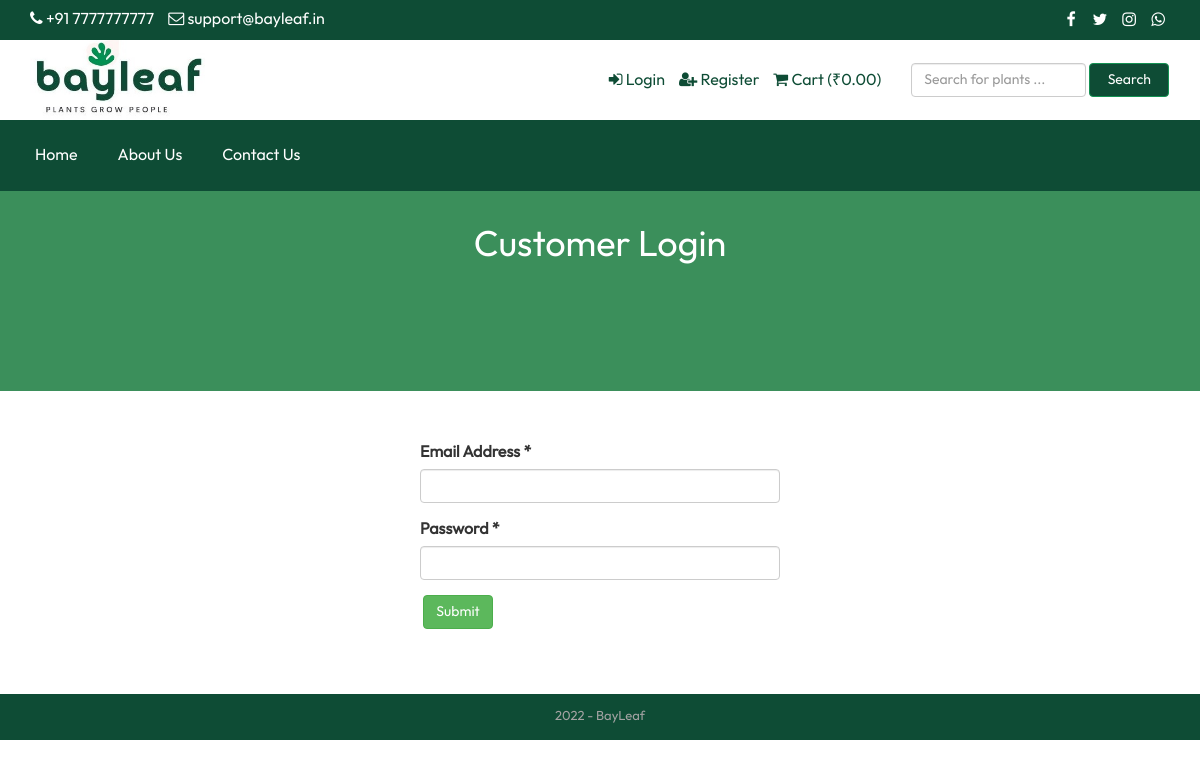
The app's page /login.php, older data.
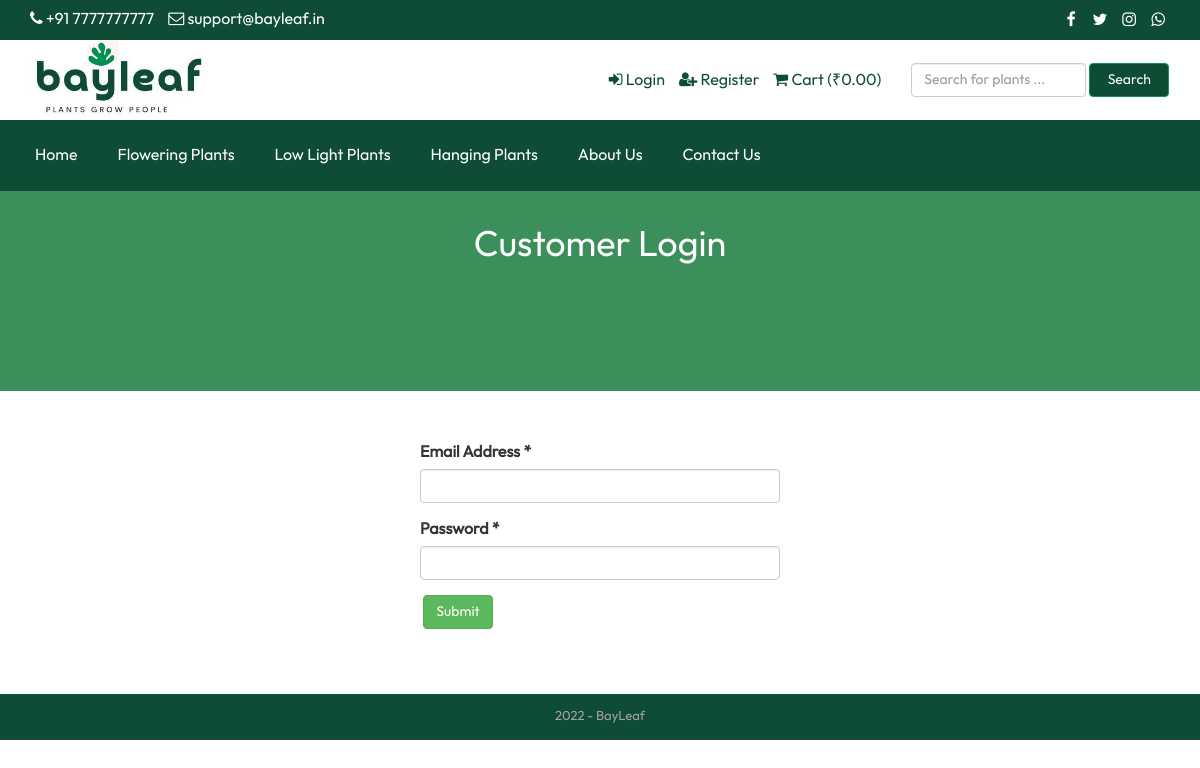
The same page, newer data.
### tables this page shows
CREATE TABLE IF NOT EXISTS `tbl_social` (
  `social_id` int(11) NOT NULL AUTO_INCREMENT,
  `social_name` varchar(30) NOT NULL,
  `social_url` varchar(255) NOT NULL,
  `social_icon` varchar(30) NOT NULL,
  PRIMARY KEY (`social_id`)
);

CREATE TABLE IF NOT EXISTS `tbl_category` (
  `tcat_id` int(11) NOT NULL AUTO_INCREMENT,
  `tcat_name` varchar(255) NOT NULL,
  `show_on_menu` int(1) NOT NULL,
  `p_featured_photo` varchar(255) NOT NULL DEFAULT '   ',
  PRIMARY KEY (`tcat_id`)
);

### login.php (the view, shortened to what the changed rows need)
<?php require_once('header.php'); ?>
<?php
$statement = $pdo->prepare("SELECT * FROM tbl_settings WHERE id=1");
$statement->execute();
$result = $statement->fetchAll(PDO::FETCH_ASSOC);
foreach ($result as $row) {
    $banner_login = $row['banner_login'];
}
?>
<div class="page-banner" style="background-color:#444;background-image: url(assets/uploads/<?php echo $banner_login; ?>);">
    <div class="inner">
        <h1><?php echo "Customer Login"; ?></h1>
    </div>
</div>
<?php require_once('footer.php'); ?>

### header.php (shortened to what the changed rows need)
<?php
include("admin/inc/config.php");
$statement = $pdo->prepare("SELECT * FROM tbl_settings WHERE id=1");
$statement->execute();
$result = $statement->fetchAll(PDO::FETCH_ASSOC);
?>
<!DOCTYPE html>
<html lang="en">
<head>
	<link rel="stylesheet" href="assets/css/bootstrap.min.css">
	<link rel="stylesheet" href="assets/css/font-awesome.min.css">
	<link rel="stylesheet" href="assets/css/owl.carousel.min.css">
	<link rel="stylesheet" href="assets/css/owl.theme.default.min.css">
	<link rel="stylesheet" href="assets/css/jquery.bxslider.min.css">
    <link rel="stylesheet" href="assets/css/magnific-popup.css">
    <link rel="stylesheet" href="assets/css/rating.css">
	<link rel="stylesheet" href="assets/css/spacing.css">
	<link rel="stylesheet" href="assets/css/bootstrap-touch-slider.css">
	<link rel="stylesheet" href="assets/css/animate.min.css">
	<link rel="stylesheet" href="assets/css/tree-menu.css">
	<link rel="stylesheet" href="assets/css/select2.min.css">
	<link rel="stylesheet" href="assets/css/main.css">
	<link rel="stylesheet" href="assets/css/responsive.css">
</head>
<body>
<div class="top">
	<div class="container">
		<div class="row">
			<div class="col-md-6 col-sm-6 col-xs-12">
				<div class="right">
					<ul>
						<?php
						$statement = $pdo->prepare("SELECT * FROM tbl_social");
						$statement->execute();
						$result = $statement->fetchAll(PDO::FETCH_ASSOC);
						foreach ($result as $row) {
							?>
							<?php if($row['social_url'] != ''): ?>
							<li><a href="<?php echo $row['social_url']; ?>"><i class="<?php echo $row['social_icon']; ?>"></i></a></li>
							<?php endif; ?>
							<?php
						}
						?>
					</ul>
				</div>
			</div>
		</div>
	</div>
</div>
<div class="nav">
	<div class="container">
		<div class="row">
			<div class="col-md-12 pl_0 pr_0">
				<div class="menu-container">
					<div class="menu">
						<ul>
							<?php
							$statement = $pdo->prepare("SELECT * FROM tbl_category WHERE show_on_menu=1");
							$statement->execute();
							$result = $statement->fetchAll(PDO::FETCH_ASSOC);
							foreach ($result as $row) {
								?>
								<li><a href="product-category.php?id=<?php echo $row['tcat_id']; ?>&type=top-category"><?php echo $row['tcat_name']; ?></a>
								<?php
							}
							?>
							<?php
							$statement = $pdo->prepare("SELECT * FROM tbl_page WHERE id=1");
							$statement->execute();
							$result = $statement->fetchAll(PDO::FETCH_ASSOC);
							foreach ($result as $row) {
								$about_title = $row['about_title'];
								$contact_title = $row['contact_title'];
							}
							?>
							<li><a href="about.php"><?php echo $about_title; ?></a></li>
							<li><a href="contact.php"><?php echo $contact_title; ?></a></li>
						</ul>
					</div>
				</div>
			</div>
		</div>
	</div>
</div>

Row changes from the older to the newer data that the page shows:
added tbl_category: tcat_name "Flowering Plants"
added tbl_category: tcat_name "Low Light Plants"
added tbl_category: tcat_name "Hanging Plants"
